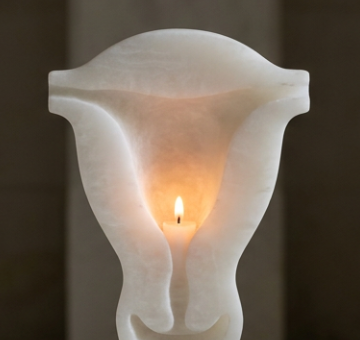
#> input picture projects/cervix_candle/reference_photo.png, 360 x 340 px
$ python cervix_candle.py
#> lines starting #> are read from the running program, lines starting #| are printed output that depends on the picture; after the words box and inside, x2 and y2 are one past the last pixel; in counts of white or black regions, pixels touching at a corner belong together
### projects/cervix_candle/photo_trace.py
#!/usr/bin/env python3
"""2D layout traced from the reference photo (reference_photo.png, 360 x 340 px).

The silhouette comes from thresholding the photo: the white sculpture against a dark ground.
The features inside it are polylines in photo pixels, mirrored about the photo's axis (x = 179),
since the sculpture is symmetric. The hollow's upper part and the grooves are hand-traced off
6-8x zoomed crops. The hollow's lower walls, the canal and the lips' rounded ends are taken
row by row (and column by column) at the photo's steepest brightness edge, the canal's two
sides averaged:
    hollow  - the cavity of the body, from under the fundus band down to the internal orifice
    canal   - the slit between the lips: it pinches below the orifice, swells, pinches again at
              the lips' knees and opens round their rounded ends into the cup
    cup     - the U-shaped recess around the lips' rounded ends at the base
    groove  - the tube lumen, from the cavity's top corner out through each tube tab

Run alone to write photo_trace_check.png, the traced masks laid over the photo.
"""

import numpy as np
from PIL import Image, ImageDraw
from scipy import ndimage as nd

AXIS = 179.0            # photo x of the symmetry axis (candle, tabs and neck all centre here)
BASE = 342              # photo y of the flat base (the photo is cropped at 340)
SIZE = (360, 342)       # mask size: photo width, rows down to the base

# Left halves; each is mirrored about AXIS.
HOLLOW_LEFT = [(179, 95), (160, 94), (140, 92), (120, 90), (100, 89), (92, 91), (90, 97),
               (100, 101), (110, 108), (118, 117), (124, 128), (128, 140), (132, 152),
               (135, 164), (139, 176), (143, 188), (147, 200), (150, 210), (155, 220),
               (158, 226), (161, 230), (163, 234), (165, 238), (168, 242), (169, 246),
               (170, 250), (174, 253), (179, 256)]
# (the hollow's tip, below y = 250, lies inside the canal, which takes over there)
# canal, left side, axis to axis: a narrow straight run up inside the hollow (hidden by the
# candle), then the lip's edge down to its rounded end, then straight down through the cup
CANAL_LEFT = [(179, 205), (170, 205), (170, 250), (171, 254), (172, 258), (172.5, 262),
              (172.5, 270), (171.5, 274), (171, 277), (170.5, 280), (170, 283), (169.5, 287),
              (169, 291), (169, 296), (169.5, 299), (170, 302), (170.5, 305), (171, 308),
              (171.5, 310), (172.5, 313), (173.5, 317), (173.5, 322), (173, 324), (172, 327),
              (170, 329.5), (167, 331.5), (164, 333), (164, BASE + 2), (179, BASE + 2)]
# cup, left half: outer rim from its top corner down to the base, then the lip's rounded end
# back up from the axis to the same corner
CUP_RIM = [(133, 311), (130, 316), (130, 322), (132, 326), (134, 331), (136, 336),
           (138, BASE + 2)]
CUP_LIP = [(179, 334), (164, 333.5), (160, 333), (156, 332), (152, 330), (149, 328),
           (146, 326), (144, 323.5), (142, 321), (140, 318.5), (138, 316), (136, 314)]
GROOVE_LEFT = [(40, 93), (60, 93), (80, 93), (95, 94), (110, 97)]   # tab end -> cavity corner
CANDLE_TOP = 222        # photo y of the candle's top (wick base)
ORIFICE = 266           # photo y where the lips close narrowest, below the hollow: the squeeze
CANAL_FLOOR = 318       # photo y the canal's candle channel ends (at the lips' knees)


def mirror(pts):
    return [(2 * AXIS - x, y) for x, y in pts]


def closed(left):
    """Left half (axis point first and last) + its mirror, as one closed outline."""
    right = mirror(left)[::-1]
    return left + right


def poly_mask(pts, size=SIZE, scale=4):
    """Rasterise a polygon at 4x and box-filter down, for sub-pixel edges (0..1 coverage)."""
    W, H = size
    img = Image.new("L", (W * scale, H * scale), 0)
    ImageDraw.Draw(img).polygon([(x * scale, y * scale) for x, y in pts], fill=255)
    a = np.asarray(img, float).reshape(H, scale, W, scale).mean(axis=(1, 3)) / 255
    return a


def silhouette():
    g = np.asarray(Image.open("reference_photo.png").convert("L"), float)
    sil = nd.binary_fill_holes(g > 100)
    sil = nd.binary_opening(sil, iterations=2)
    lab, n = nd.label(sil)
    sil = lab == 1 + np.argmax(nd.sum(sil, lab, range(1, n + 1)))
    sil = np.vstack([sil[:338], np.repeat(sil[337:338], SIZE[1] - 338, axis=0)])
    # symmetrise: a pixel is in when the average of it and its mirror is
    cols = np.arange(SIZE[0])
    mx = np.clip(np.round(2 * AXIS - cols).astype(int), 0, SIZE[0] - 1)
    return (0.5 * (sil + sil[:, mx]) >= 0.5)


def smooth_outline(pts, step=0.5, sigma=3.0):
    """A closed polyline resampled every `step` px and smoothed along its length (sigma in
    samples, so corners round off at about 1.5 px), for a distance field free of facets."""
    p = np.array(pts, float)
    p = p[np.r_[True, np.any(np.diff(p, axis=0) != 0, axis=1)]]
    p = np.vstack([p, p[:1]])
    s = np.r_[0, np.cumsum(np.hypot(*np.diff(p, axis=0).T))]
    t = np.arange(0, s[-1], step)
    q = np.c_[np.interp(t, s, p[:, 0]), np.interp(t, s, p[:, 1])]
    return nd.gaussian_filter1d(q, sigma, axis=0, mode="wrap")


def masks():
    """(silhouette, cavity) boolean masks in photo pixels, plus the lumen groove polylines."""
    sil = silhouette()
#> in silhouette, `sil = nd.binary_fill_holes(g > 100)`:
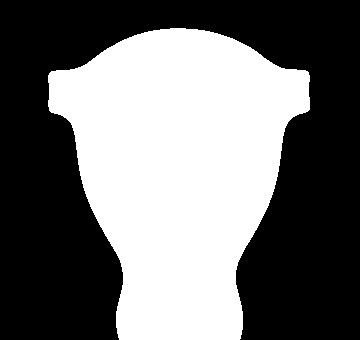
#> sil: shape (340, 360) bool; 43.8% white; 1 white region, box (x1, y1, x2, y2) and area: (48, 28, 310, 340) 53585
#> in silhouette, `sil = nd.binary_opening(sil, iterations=2)`: sil: shape (340, 360) bool; 43.8% white; 1 white region, box (x1, y1, x2, y2) and area: (48, 28, 310, 340) 53580
#> in silhouette, `lab, n = nd.label(sil)`: n = 1
#> in silhouette, `sil = np.vstack([sil[:338], np.repeat(sil[337:338], SIZE[1] - 338, axi..`: sil: shape (342, 360) bool; 43.7% white; 1 white region, box (x1, y1, x2, y2) and area: (48, 28, 310, 342) 53832
#> in silhouette, `return (0.5 * (sil + sil[:, mx]) >= 0.5)`: returned value: shape (342, 360) bool; 43.9% white; 1 white region, box (x1, y1, x2, y2) and area: (48, 28, 311, 342) 54014
    hollow = poly_mask(closed(HOLLOW_LEFT)) > 0.5
#> in poly_mask, `img = Image.new("L", (W * scale, H * scale), 0)`: img: PIL image 1440x1368 L; every value is 0
#> in poly_mask, `ImageDraw.Draw(img).polygon([(x * scale, y * scale) for x, y in pts], ..`: img: PIL image 1440x1368 L; 11% white; 1 white region, box (x1, y1, x2, y2) and area: (360, 356, 1073, 1025) 216413
    cup_outline = CUP_RIM + mirror(CUP_RIM)[::-1] + mirror(CUP_LIP)[::-1] + CUP_LIP[1:]
    cup = poly_mask(cup_outline) > 0.5
    cav = (hollow | cup) & sil
    grooves = [np.array(GROOVE_LEFT, float), np.array(mirror(GROOVE_LEFT), float)]
    return sil, cav, grooves


def canal_outline():
    """The canal as a smooth closed outline in photo pixels. It is kept apart from the cavity
    and not rasterised: it is cut in 3D, back to the candle, from its exact distance field."""
    return smooth_outline(closed(CANAL_LEFT))


# [16 lines that do not run on import are left out]

### projects/cervix_candle/cervix_candle.py
#!/usr/bin/env python3
"""The uterus as a candle holder, modelled on the user's reference photo (reference_photo.png)
of a white sculpture after the coronal-section diagram (reference_diagram.png). The 2D layout
is traced off the photo in photo_trace.py.

The front is flat, like a section through the organ, with softly rounded edges. The back is
domed: the outline is inflated as the union of its inscribed spheres, flattened to
AP_SCALE, so every part is round in section. The flat-topped tube tabs, the fundus band, the
walls sweeping down to the candle, the two lips with the canal between them and the cup round
their ends all follow the photo. The cavity is hollowed into the face like the inside of a
vessel cut in half: the same inflation, so it is deepest where it is widest.

The candle (0.23 in, 5.84 mm) stands down in the cervical canal, as in the photo. The canal is
the photo's S-curved slit between the lips: 4.2 mm where they close below the hollow, swelling
to 6.4 mm, pinching to 3.4 mm at the lips' knees and opening round their rounded ends into the
cup. Behind it runs a round channel, 6 mm behind the face. It is an hourglass: the channel
narrows smoothly to a 5.5 mm ring behind the canal's upper pinch, which grips the candle gently
as it is pressed down through, then opens to 6.2 mm below the ring. It ends in a rounded floor
that the candle's foot rests on. Both pinches are narrower than the candle, so it is held
at the ring and at its foot and can't come out forward. The lumen of each tube is a groove
along the fundus band's lower edge, running from the corner of the cavity out through the
tab's end.

Every cut (hollow, canal, channel, cup, grooves) is joined to its neighbours with a smooth
minimum and rounded into the face with a smooth maximum, so there are no ledges or sharp
inside corners anywhere.

The model is written in two poses:
    cervix_candle.stl          flat face down for printing (support only inside the hollow)
    cervix_candle_upright.stl  standing as displayed; dish.py takes the socket from this one

Run from this directory:  python cervix_candle.py
"""

import numpy as np
import trimesh
from scipy import ndimage as nd
from scipy.interpolate import PchipInterpolator
from skimage.measure import marching_cubes

import photo_trace as pt

HEIGHT = 100.0          # mm, base to the top of the fundus
AP_SCALE = 0.85         # back dome depth relative to a round section
CUT_Y = -2.0            # the flat front face (y = 0 is the plane the dome and hollow inflate about)
EDGE_R = 2.5            # roundover where the face meets the domed back
LIP_R = 3.0             # roundover on every cut's rim: the photo's bullnose
INNER_K = 1.2           # fillet where cuts meet each other
CANDLE_DEPTH = 6.0      # candle axis behind the face: deep enough that the lips close in front
CANDLE_D = 5.84         # the user's candles: 0.23 in
CHANNEL_R = 3.1        # candle channel radius down the canal (6.2 mm, the candle slides)
RING_R = 2.75           # ... narrowing at the internal orifice (5.5 mm): a gentle press fit
FLARE_R = 3.6           # ... and opening out above it into the hollow
VENT_R = 1.5            # radius of the tube lumen grooves
VOX = 0.2
FLAME = 25.0            # wick base to flame tip, generous


def sdf2(mask, sigma):
    """Signed distance in pixels (negative inside), smoothed to remove the pixel staircase."""
    d = nd.distance_transform_edt(~mask) - nd.distance_transform_edt(mask)
    return nd.gaussian_filter(d, sigma)


def polygon_sdf(poly, X, Z):
    """Exact signed distance (negative inside) from grid points to a closed polygon (x, z)."""
    d = np.full(X.shape, np.inf)
    inside = np.zeros(X.shape, bool)
    with np.errstate(divide="ignore", invalid="ignore"):
        for (x0, z0), (x1, z1) in zip(poly, np.roll(poly, -1, axis=0)):
            dx, dz = x1 - x0, z1 - z0
            t = np.clip(((X - x0) * dx + (Z - z0) * dz) / (dx * dx + dz * dz), 0, 1)
            d = np.minimum(d, np.hypot(X - x0 - t * dx, Z - z0 - t * dz))
            inside ^= ((z0 > Z) != (z1 > Z)) & (X < x0 + (Z - z0) * dx / dz)
    return np.where(inside, -d, d)


def _envelope(f):
    """1D lower envelope of parabolas: g(q) = min_p((q - p)^2 + f(p)) (Felzenszwalb)."""
    n = len(f)
    v = np.zeros(n, int)
    zb = np.empty(n + 1)
    k, zb[0], zb[1] = 0, -np.inf, np.inf
    for q in range(1, n):
        while True:
            p = v[k]
            sx = ((f[q] + q * q) - (f[p] + p * p)) / (2 * q - 2 * p)
            if sx > zb[k]:
                break
            k -= 1
        k += 1
        v[k], zb[k], zb[k + 1] = q, sx, np.inf
    g = np.empty(n)
    k = 0
    for q in range(n):
        while zb[k + 1] < q:
            k += 1
        g[q] = (q - v[k]) ** 2 + f[v[k]]
    return g


def inflate(mask):
    """Half-depth (px) of the union of all balls inscribed in the mask, centred on its plane:
    h(q)^2 = max_p(D(p)^2 - |q - p|^2) over interior pixels p, D = distance to the edge. That is
    a squared distance transform of -D^2, done separably, so no skeleton can drop a branch."""
    D = nd.distance_transform_edt(mask)
    f = np.where(mask, -D * D, 1e9)
    g = np.apply_along_axis(_envelope, 0, f)
    g = np.apply_along_axis(_envelope, 1, g)
    return nd.gaussian_filter(np.sqrt(np.maximum(-g, 0)), 2.0)   # soften the pixel lattice


def smax(a, b, k):
    h = np.clip(0.5 - 0.5 * (b - a) / k, 0, 1)
    return b + (a - b) * h + k * h * (1 - h)


def smin(a, b, k):
    return -smax(-a, -b, k)


class Uterus:
    def __init__(self):
        sil, cav, grooves = pt.masks()
#> in masks, `hollow = poly_mask(closed(HOLLOW_LEFT)) > 0.5`: hollow: shape (342, 360) bool; 11% white; 1 white region, box (x1, y1, x2, y2) and area: (90, 89, 268, 256) 13498
#> in poly_mask (call 2), `ImageDraw.Draw(img).polygon([(x * scale, y * scale) for x, y in pts], ..`: img: PIL image 1440x1368 L; 1% white; 1 white region, box (x1, y1, x2, y2) and area: (520, 1244, 913, 1368) 20388
#> in masks, `cup = poly_mask(cup_outline) > 0.5`: cup: shape (342, 360) bool; 1% white; 1 white region, box (x1, y1, x2, y2) and area: (130, 311, 228, 342) 1265
#> in masks, `cav = (hollow | cup) & sil`: cav: shape (342, 360) bool; 12% white; 2 white regions, box (x1, y1, x2, y2) and area: (90, 89, 268, 256) 13498, (130, 311, 228, 342) 1265
        ys, _ = np.nonzero(sil)
        self.s = HEIGHT / (pt.BASE - ys.min())                     # mm per photo pixel
        self.sil_px = sdf2(sil, 2.0)
        self.cav_px = sdf2(cav, 1.5)
        o = pt.canal_outline()
        self.canal = np.c_[(o[:, 0] - pt.AXIS) * self.s, self.z(o[:, 1])]
        # The base is a cut through the cervix, not its end: extend the neck straight down
        # before inflating, so the dome keeps its full depth all the way to the base.
        ext = np.vstack([sil, np.repeat(sil[-1:], 80, axis=0)])
        self.sil_h = inflate(ext)[: sil.shape[0]]
        self.cav_h = inflate(cav)
        self.sil, self.cav = sil, cav
        self.grooves = [np.c_[(g[:, 0] - pt.AXIS) * self.s, self.z(g[:, 1])] for g in grooves]
        self.z_ring = self.z(pt.ORIFICE)                           # the squeeze
        self.z_wick = self.z(pt.CANDLE_TOP)
        self.z_floor = self.z(pt.CANAL_FLOOR)                      # lowest point of the floor
        self.z_top = self.z_wick + 4.0                             # channel's rounded top end
        self.y_axis = CUT_Y + CANDLE_DEPTH
        self.half_w = (np.nonzero(sil.any(axis=0))[0] - pt.AXIS).__abs__().max() * self.s
        zr = self.z_ring
        self.channel_r = PchipInterpolator(
            [self.z_floor - 5, zr - 6, zr, zr + 5, self.z_top + 5],
            [CHANNEL_R, CHANNEL_R, RING_R, FLARE_R, FLARE_R])

    def z(self, py):
        return (pt.BASE - np.asarray(py, float)) * self.s

    def sample(self, field, x, z):
        r, c = pt.BASE - z / self.s, pt.AXIS + x / self.s
        return nd.map_coordinates(field, [r, c], order=1, mode="nearest") * self.s

    def floor_contact(self, d=CANDLE_D):
        """Height of a flat-footed candle of diameter d resting in the channel's rounded floor."""
        r = float(self.channel_r(self.z_floor))
        return self.z_floor + r - np.sqrt(max(r * r - (d / 2) ** 2, 0.0))

    def field(self):
        y_back = AP_SCALE * self.s * self.sil_h.max()
        off = 0.37 * VOX                                          # keep flat faces off grid nodes,
        xs = np.arange(-self.half_w - 2, self.half_w + 2 + VOX, VOX) + off   # or MC leaves holes
        ys = np.arange(CUT_Y - 2, y_back + 2 + VOX, VOX) + off
        zs = np.arange(-2, HEIGHT + 2 + VOX, VOX) + off
        X, Z = np.meshgrid(xs, zs, indexing="ij")
        d_sil = np.maximum(self.sample(self.sil_px, X, Z), -Z)    # flat base
        d_cav = self.sample(self.cav_px, X, Z)
        d_canal = polygon_sdf(self.canal, X, Z)
        h_sil = self.sample(self.sil_h, X, Z) * AP_SCALE
        h_cav = self.sample(self.cav_h, X, Z)

        groove = np.full(X.shape, np.inf)                         # distance to lumen centreline (x, z)
        for path in self.grooves:
            for (x0, z0), (x1, z1) in zip(path[:-1], path[1:]):
                dx, dz = x1 - x0, z1 - z0
                t = np.clip(((X - x0) * dx + (Z - z0) * dz) / (dx * dx + dz * dz), 0, 1)
                groove = np.minimum(groove, np.hypot(X - x0 - t * dx, Z - z0 - t * dz))

        # Candle channel: a capsule along the axis with an hourglass radius, rounded at both ends.
        zcl = np.clip(Z, self.z_floor + CHANNEL_R, self.z_top)
        r_ch = self.channel_r(zcl)
        dz_end = Z - zcl
        # Canal gap between the lips, in the traced outline: from the face back to the candle
        # axis (its back corners rounded, so where it swells wider than the channel it still
        # meets it smoothly), from the base up into the hollow (so nothing bridges in front of
        # the candle), easing below the floor along a long smoothstep ramp to a shallow groove
        # that runs on into the cup.
        ya = self.y_axis
        t = np.clip((self.z_floor - Z) / 8, 0, 1)
        back = ya + (CUT_Y + 2.5 - ya) * t * t * (3 - 2 * t)
        canal_z = np.maximum(Z - self.z_top, -1 - Z)              # z-extent, from the base up

        F = np.empty((len(xs), len(ys), len(zs)), np.float32)
        for j, y in enumerate(ys):
            dome = np.maximum(abs(y) - h_sil, d_sil)
            outer = smax(dome, CUT_Y - y, EDGE_R)                 # flat face, rounded edge
            hollow = np.maximum(abs(y) - h_cav, d_cav)
            lumen = np.hypot(groove, y - CUT_Y) - VENT_R          # half-round groove in the face
            channel = np.sqrt(X * X + (y - ya) ** 2 + dz_end ** 2) - r_ch
            canal = np.maximum(smax(d_canal, y - back, INNER_K), canal_z)
            cut = smin(smin(hollow, lumen, INNER_K), smin(channel, canal, INNER_K), INNER_K)
            F[:, j, :] = smax(outer, -cut, LIP_R)
        return F, (xs[0], ys[0], zs[0])

    def front_opening(self, F, origin, z):
        """Narrowest gap between the lips in front of the candle axis at height z (mm): the
        candle can only come out forward if this is wider than it."""
        x0, y0, z0 = origin
        k = int(round((z - z0) / VOX))
        widths = []
        for y in np.arange(CUT_Y - 0.5, self.y_axis, VOX):
            col = F[:, int(round((y - y0) / VOX)), k]
            xs = x0 + VOX * np.arange(len(col))
            # contiguous empty run through x = 0
            i0 = int(np.argmin(np.abs(xs)))
            if col[i0] <= 0:
                return 0.0                                       # solid in front of the axis
            lo = hi = i0
            while lo > 0 and col[lo - 1] > 0:
                lo -= 1
            while hi < len(col) - 1 and col[hi + 1] > 0:
                hi += 1
            widths.append(xs[hi] - xs[lo] + VOX)
        return min(widths)

    def report(self):
        zs = np.arange(self.z_wick, HEIGHT, 0.1)
        inside = self.sample(self.cav_px, np.zeros_like(zs), zs) < 0
        ceiling = zs[np.nonzero(inside)[0].max()]
        back = AP_SCALE * self.s * self.sil_h - self.s * self.cav_h
        foot = self.floor_contact()
        return {"mm_per_px": self.s, "width": 2 * self.half_w,
                "depth": AP_SCALE * self.s * self.sil_h.max() - CUT_Y,
                "ring_z": self.z_ring, "ring_dia": 2 * RING_R,
                "candle_foot_z": foot, "wick_z": self.z_wick,
                "candle_trim_len": self.z_wick - foot, "cavity_ceiling_z": ceiling,
                "flame_to_ceiling": ceiling - self.z_wick - FLAME,
                "back_wall_min": back[self.cav].min()}


def build():
    u = Uterus()
#> in __init__, `sil, cav, grooves = pt.masks()`: grooves = 2 point arrays, longest 5 points
#> in __init__, `self.s = HEIGHT / (pt.BASE - ys.min())`: self.s = 0.318
#> call 2 of sdf2, with sigma = 1.5
#> in sdf2 (call 2), `d = nd.distance_transform_edt(~mask) - nd.distance_transform_edt(mask)`:
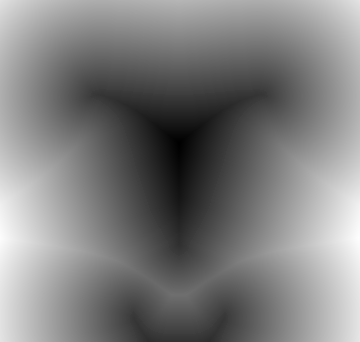
#> d: shape (342, 360) float64; min -47.8, max 152.7, mean 51.7; drawn with min black and max white
#> in __init__, `self.canal = np.c_[(o[:, 0] - pt.AXIS) * self.s, self.z(o[:, 1])]`: self.canal = 674 pairs, first value -4.78 to 4.78, second value -0.637 to 43.63
#> in __init__, `ext = np.vstack([sil, np.repeat(sil[-1:], 80, axis=0)])`: ext: shape (422, 360) bool; 42% white; 1 white region, box (x1, y1, x2, y2) and area: (48, 28, 311, 422) 63854
#> in __init__, `self.grooves = [np.c_[(g[:, 0] - pt.AXIS) * self.s, self.z(g[:, 1])] f..`: self.grooves = 2 point arrays, longest 5 points
#> in __init__, `self.z_ring = self.z(pt.ORIFICE)`: self.z_ring = 24.2
#> in __init__, `self.z_wick = self.z(pt.CANDLE_TOP)`: self.z_wick = 38.22
#> in __init__, `self.z_floor = self.z(pt.CANAL_FLOOR)`: self.z_floor = 7.64
#> in __init__, `self.z_top = self.z_wick + 4.0                             # channel's..`: self.z_top = 42.22
#> in __init__, `self.half_w = (np.nonzero(sil.any(axis=0))[0] - pt.AXIS).__abs__().max..`: self.half_w = 41.72
#> in __init__, `zr = self.z_ring`: zr = 24.2
    F, origin = u.field()
#> in field, `y_back = AP_SCALE * self.s * self.sil_h.max()`: y_back = 28.27
#> in sample (call 2), `return nd.map_coordinates(field, [r, c], order=1, mode="nearest") * se..`:
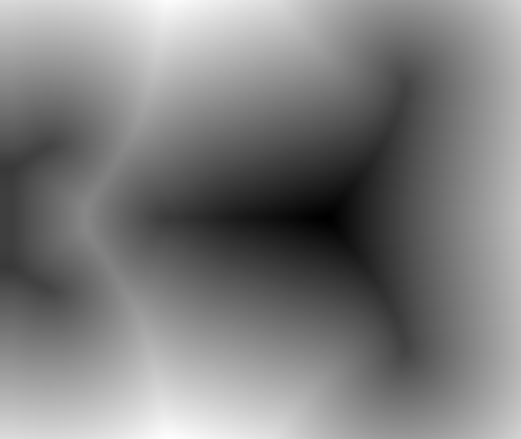
#> returned value: shape (439, 521) float64; min -14.83, max 36.33, mean 10.6; drawn with min black and max white
#> the loop in polygon_sdf, `for (x0, z0), (x1, z1) in zip(poly, np.roll(poly, -1, axis=0)):` made 674 passes
#> (x0, z0, x1, z1, dx, dz) on passes 1 to 3: (-0.00432, 43.63, -0.162, 43.63, -0.158, 0), (-0.162, 43.63, -0.32, 43.63, -0.158, 0), (-0.32, 43.63, -0.479, 43.63, -0.158, 0)
#> after the loop in polygon_sdf, `for (x0, z0), (x1, z1) in zip(poly, np.roll(poly, -1, axis=0)):`:
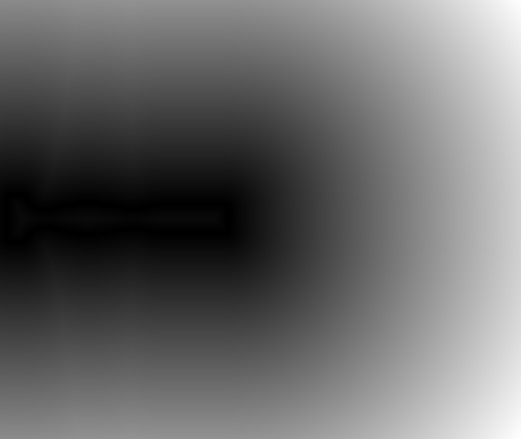
#> d: shape (439, 521) float64; min 0.000184, max 71.7, mean 29.7; drawn with min black and max white
#> after the loop in polygon_sdf, `for (x0, z0), (x1, z1) in zip(poly, np.roll(poly, -1, axis=0)):`:
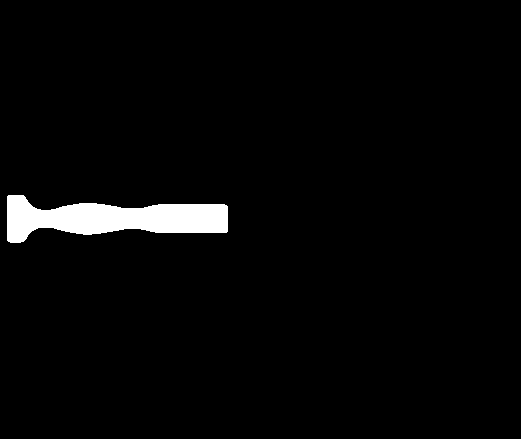
#> inside: shape (439, 521) bool; 2.7% white; 1 white region, box (x1, y1, x2, y2) and area: (7, 195, 228, 243) 6254
#> the loop in field, `for path in self.grooves:` made 2 passes
#> after the loop in field, `for path in self.grooves:`:
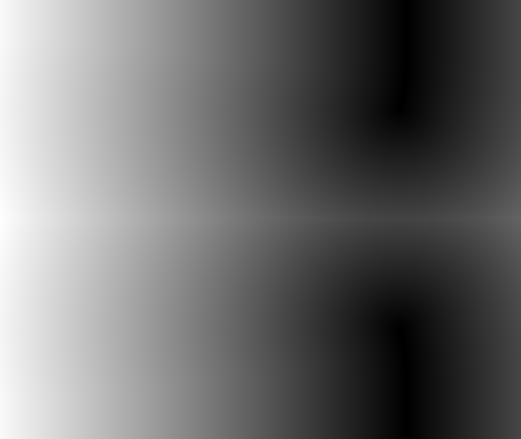
#> groove: shape (439, 521) float64; min 0.000402, max 82.9, mean 35.5; drawn with min black and max white
#> in field, `zcl = np.clip(Z, self.z_floor + CHANNEL_R, self.z_top)`:
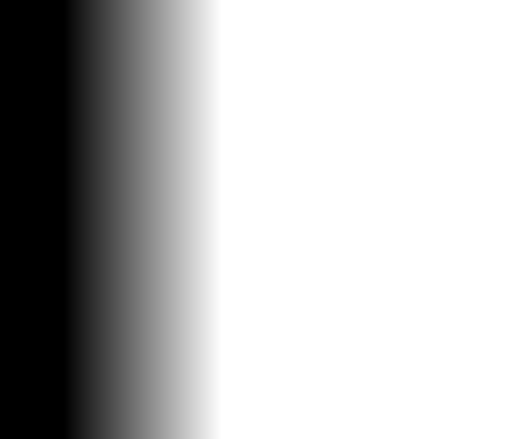
#> zcl: shape (439, 521) float64; min 10.74, max 42.22, mean 33.6; drawn with min black and max white
#> origin = (-43.65, -3.93, -1.93)
    gaps = {z: u.front_opening(F, origin, z) for z in np.arange(u.z_floor, u.z_ring + 5, 1.0)}
#> in front_opening, `x0, y0, z0 = origin`: x0 = -43.65; y0 = -3.93; z0 = -1.93
#> in front_opening, `k = int(round((z - z0) / VOX))`: k = 48
#> after the loop in front_opening, `for y in np.arange(CUT_Y - 0.5, self.y_axis, VOX):`: widths = 33 values, max 87.8 at index 0, min 3.4 at index 32, mean 11.72
    v, f, _, _ = marching_cubes(F, 0.0, spacing=(VOX,) * 3, gradient_direction="descent")
#> (the run stopped early here; a loop or call above may not have finished)
